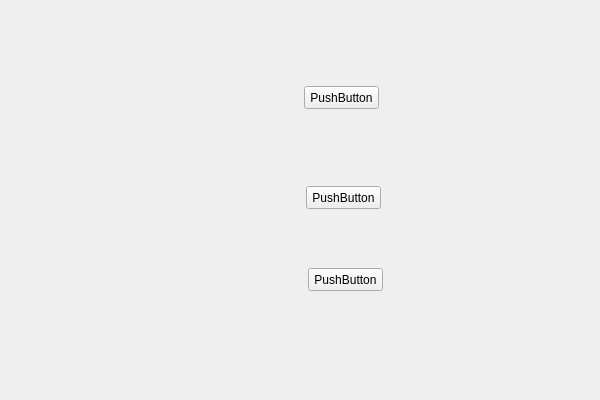
<?xml version="1.0" encoding="UTF-8"?>
<ui version="4.0">
 <class>VSQt_01Class</class>
 <widget class="QWidget" name="VSQt_01Class">
  <property name="geometry">
   <rect>
    <x>0</x>
    <y>0</y>
    <width>600</width>
    <height>400</height>
   </rect>
  </property>
  <property name="windowTitle">
   <string>VSQt_01</string>
  </property>
  <widget class="QPushButton" name="pushButton">
   <property name="geometry">
    <rect>
     <x>304</x>
     <y>86</y>
     <width>75</width>
     <height>23</height>
    </rect>
   </property>
   <property name="text">
    <string>PushButton</string>
   </property>
  </widget>
  <widget class="QPushButton" name="pushButton_2">
   <property name="geometry">
    <rect>
     <x>306</x>
     <y>186</y>
     <width>75</width>
     <height>23</height>
    </rect>
   </property>
   <property name="text">
    <string>PushButton</string>
   </property>
  </widget>
  <widget class="QPushButton" name="pushButton_3">
   <property name="geometry">
    <rect>
     <x>308</x>
     <y>268</y>
     <width>75</width>
     <height>23</height>
    </rect>
   </property>
   <property name="text">
    <string>PushButton</string>
   </property>
  </widget>
 </widget>
 <layoutdefault spacing="6" margin="11"/>
 <resources>
  <include location="vsqt_01.qrc"/>
 </resources>
 <connections/>
</ui>
